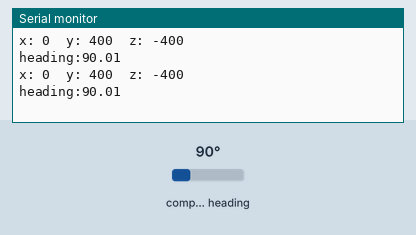
Recording of a sketch running on a simulated Arduino Uno, built with avr-gcc and run on an emulated ATmega328P. Parts: the last lines printed to the serial monitor. Wiring (inferred from the names in the program): HMC5883L compass at I2C address 0x1E. The test bench sets the inputs (shaded band); at power-on: compass heading 90°.

Above: at 2.8 s.
2.9 s: compass heading set to 7°
At 4.9 s:
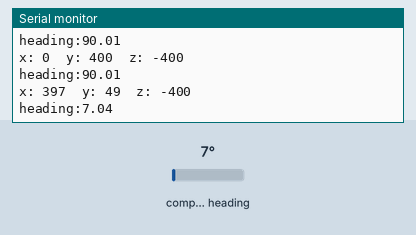
5.6 s: compass heading set to 180°
At 6.5 s:
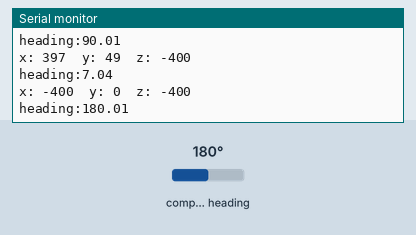
Timing chart, 0 to 8.6 s (numbered marks = the images above; inputs shaded):
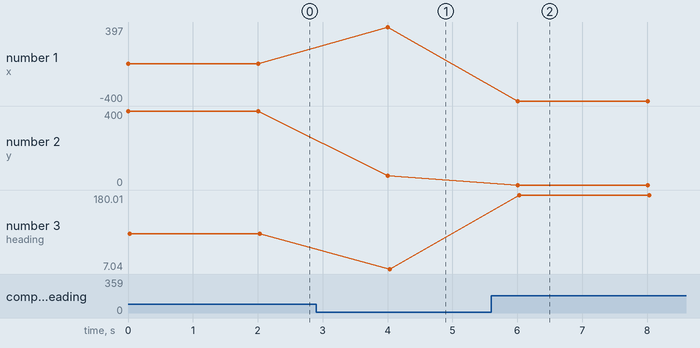

Measured:
- after the input at 2.9 s, the serial monitor: prints a new line after 1.1 s (image 1)
- after the input at 5.6 s, the serial monitor: prints a new line after 0.41 s (image 2)
- plotted number 1: 0 → 397 after the input at 2.9 s
- plotted number 2: 400 → 49 after the input at 2.9 s, 49 → 0 after the input at 5.6 s
- plotted number 3: 90.01 → 7.04 after the input at 2.9 s, 7.04 → 180.01 after the input at 5.6 s

The sketch:

CompassTest.ino
```cpp
#define address 0x1E //0011110b, I2C 7bit address of HMC5883
#include <Wire.h>
void setup(){
  //Initialize Serial and I2C communications
  Serial.begin(9600);
  Wire.begin();
  //Put the HMC5883 IC into the correct operating mode
  Wire.beginTransmission(address); //open communication with HMC5883
  Wire.write(0x02); //select mode register
  Wire.write(0x00); //continuous measurement mode
  Wire.endTransmission();
}

void loop(){

  int x,y,z; //triple axis data
  int xmin,xmax,ymin,ymax,zmin,zmax;
  xmin=0; xmax=0; ymax=0; ymin = 0; zmin=0;zmax=0;
  //Tell the HMC5883 where to begin reading data
  Wire.beginTransmission(address);
  Wire.write(0x03); //select register 3, X MSB register
  Wire.endTransmission();


 //Read data from each axis, 2 registers per axis
 Wire.requestFrom(address, 6);

  if(6<=Wire.available()){
    x = Wire.read()<<8; //X msb
    x |= Wire.read(); //X lsb
    z = Wire.read()<<8; //Z msb
    z |= Wire.read(); //Z lsb
    y = Wire.read()<<8; //Y msb
    y |= Wire.read(); //Y lsb
  }


  //Print out values of each axis
  Serial.print("x: ");
  Serial.print(x);
  Serial.print("  y: ");
  Serial.print(y);
  Serial.print("  z: ");
  Serial.println(z);
  float heading = atan2(y,x);
  Serial.print("heading:");
  Serial.println(heading*57.3);

  //if ((x >=150) && (x<= 180))
	if (180>x>150) {Serial.println("Norte");}


  delay(2000);

}
```
